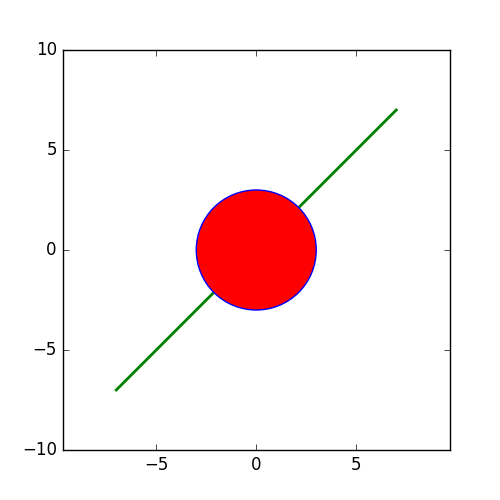

This figure's Python source:
#!/usr/bin/env python3
# -*- coding: utf-8 -*-

import numpy as np
import matplotlib.pyplot as plt

import matplotlib.patches as patches
import matplotlib.lines as mlines

# Plot data #################

fig, ax = plt.subplots(figsize=(5, 5))
ax.axis('equal')
plt.axis([-10, 10, -10, 10])

line = mlines.Line2D((-7, 7), (-7, 7), lw=2, color="g")
line.set_zorder(1)     # <- PUT THE LINE BELOW THE CIRCLE
ax.add_line(line)

circle = patches.Circle((0, 0), 3, fill=True, edgecolor="b", facecolor="r")
circle.set_zorder(2)   # <- PUT THE CIRCLE ON TOP
ax.add_patch(circle)

# Save file #################

plt.savefig("zorder.png")

# Plot ######################

plt.show()
